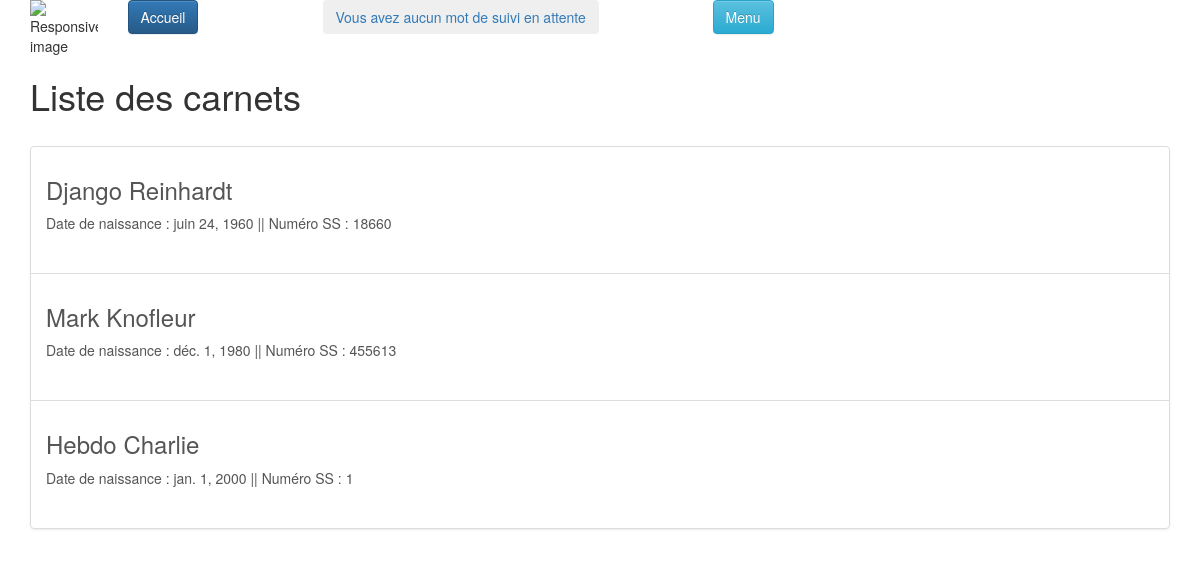
Before: /tablecom/Carnets (signed in) with the older database file.
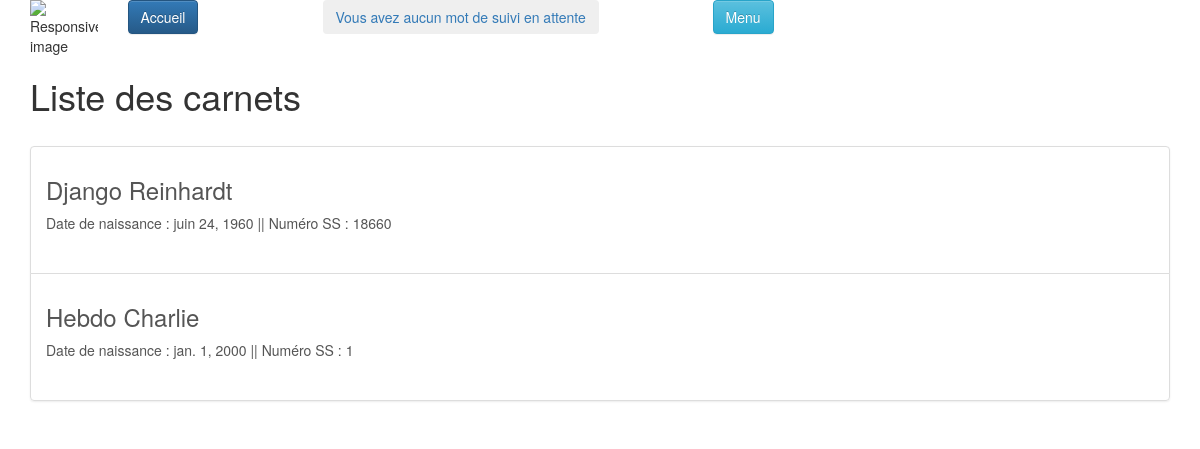
After: the same page with the newer database file.
### tablecom/models.py (models this page shows)
class ChildSNotebook(models.Model): #name of table that contain differents "carnets" for each child
    active=models.BooleanField(default=True)
    name = models.CharField(max_length=80, verbose_name="Nom")
    forename = models.CharField(max_length=80, verbose_name="Prénom")
    date_of_birth = models.DateField(verbose_name="Date de naissance")
    id_RespLeg = models.CharField(max_length=20,verbose_name="Id responsables legaux", default="")  # id of childs attached to LR
    num_ident=models.CharField( verbose_name="Identifiant sécurité sociale",max_length=20)
    id_prof_auth=models.TextField(max_length=1200, verbose_name="Id Professionnels Rattachés")
    articles_id=models.TextField(max_length=2500, verbose_name="Id des articles rattachés", default="")
    class Meta:
        verbose_name = "Carnet Enfant"
        ordering = ['date_of_birth']
    def __str__(self):
        return self.name

### tablecom/views.py (the view)
# urls.py: path('Carnets',views.ChildSNotebookListVisu, name="ChildSNotebookListVisu"),
def ChildSNotebookListVisu(request):
    ChildSNBsInput=list(ChildSNotebook.objects.all())
    ChildSNBs=[]
    for CSNB in ChildSNBsInput:
        pkAct=CSNB.pk
        print("ID du carnet actuel= ",pkAct)
        if request.user.has_perm("tablecom.CSNB{0}_access".format(pkAct)):
            print("acces")
            ChildSNBs.append(CSNB)
        else:
            print("No acces")
    print(ChildSNBs)
    return render(request, 'tablecom/ChildSNotebookListVisu.html', {'liste_carnets': ChildSNBs})

### tablecom/templates/tablecom/ChildSNotebookListVisu.html (shortened to what this page needs)
<!DOCTYPE html>
{% extends "tablecom/base.html" %}
{% block content %}
 <div class="container">
<h1>Liste des carnets</h1><br>
<div class="list-group">
{% for carnet in liste_carnets %}
<a href="{% url 'ChildSNotebookVisu' carnet.id %}" class="list-group-item list-group-item-action">
    	<h3>{{ carnet.name }} {{ carnet.forename }}</h3>
    	<p> Date de naissance : {{carnet.date_of_birth}} || Numéro SS : {{carnet.num_ident}} </p>
        <br>
</a>
{% empty %}
    <p>Aucun carnet.</p>
        {% endfor %}</div></div>
{% endblock %}

Changed rows visible on the page:
no longer on this page (row edited): ChildSNotebook: name "Mark", forename "Knofleur", date_of_birth "déc. 1, 1980", num_ident "455613"
